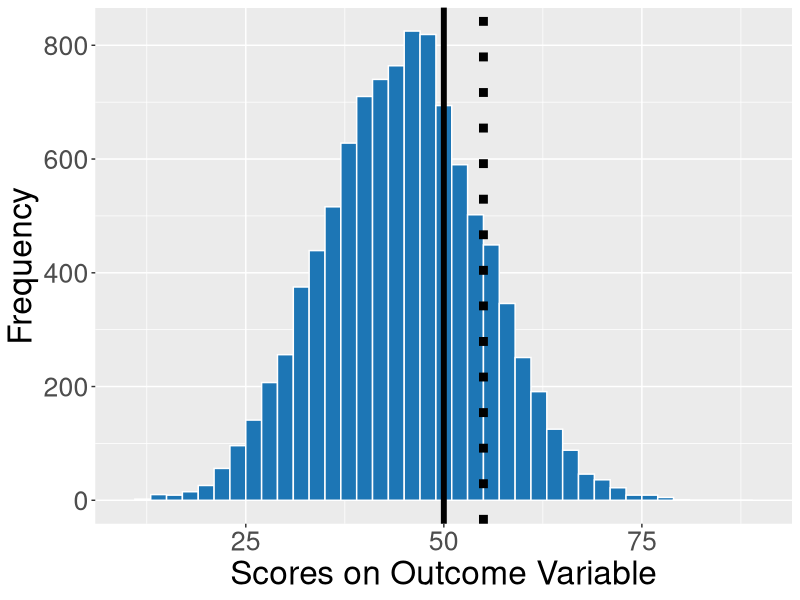
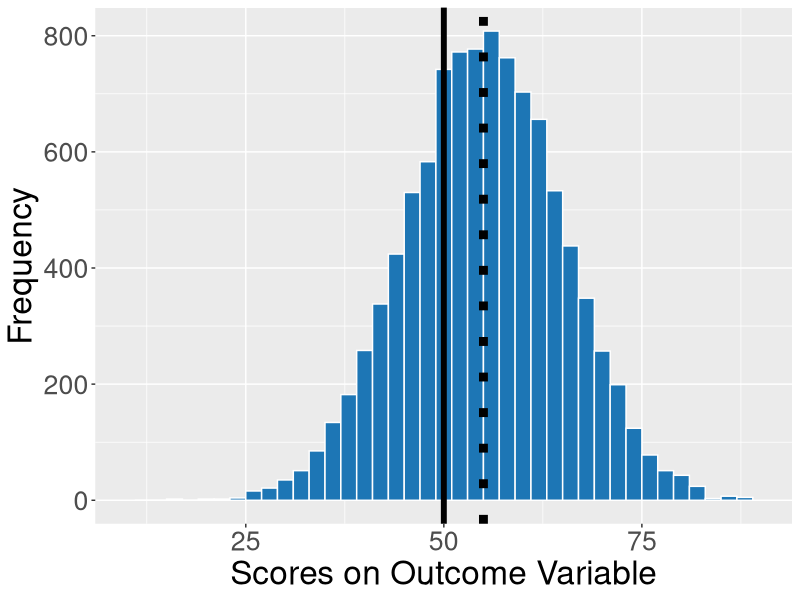
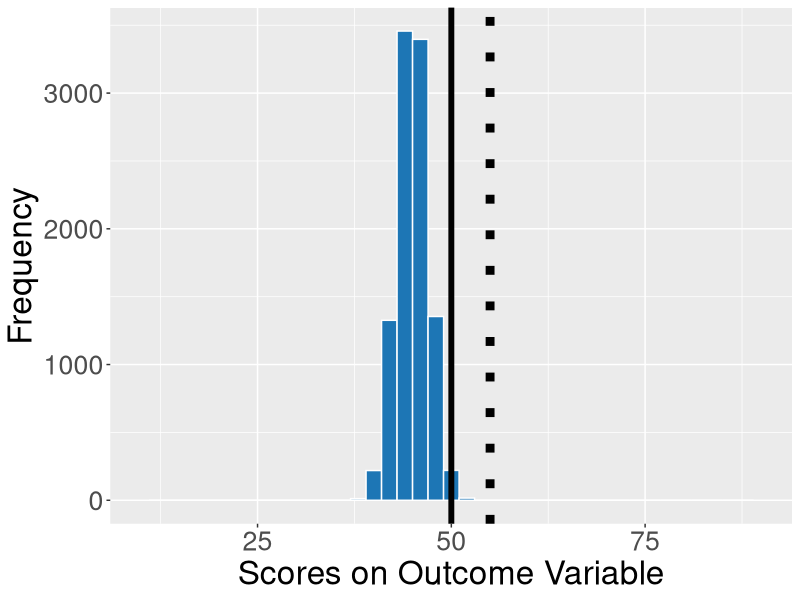
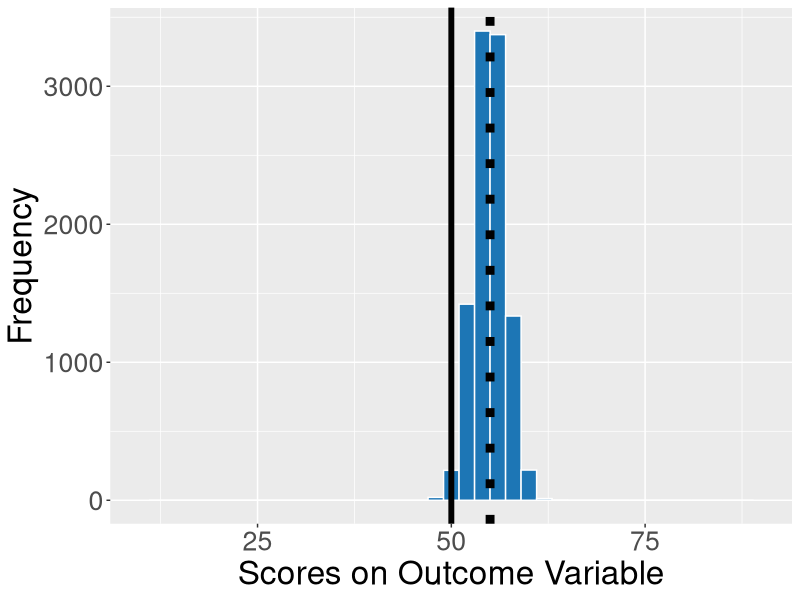
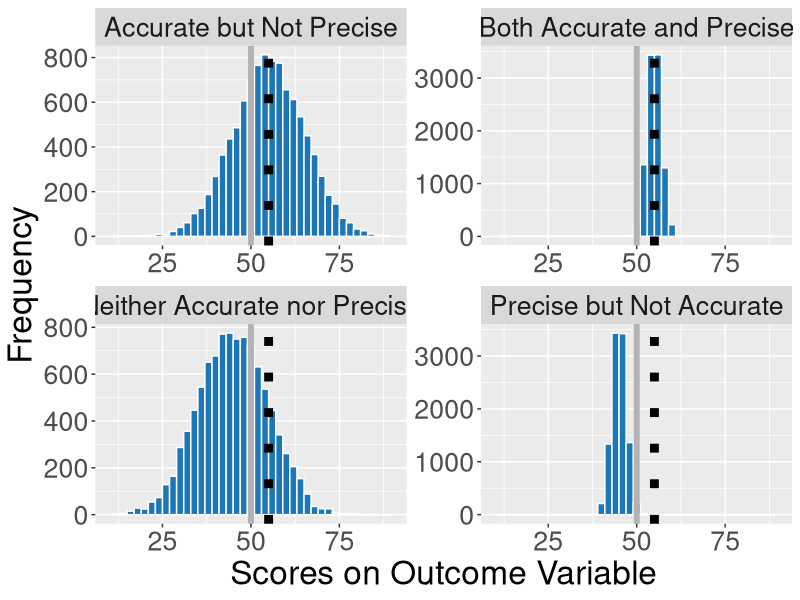
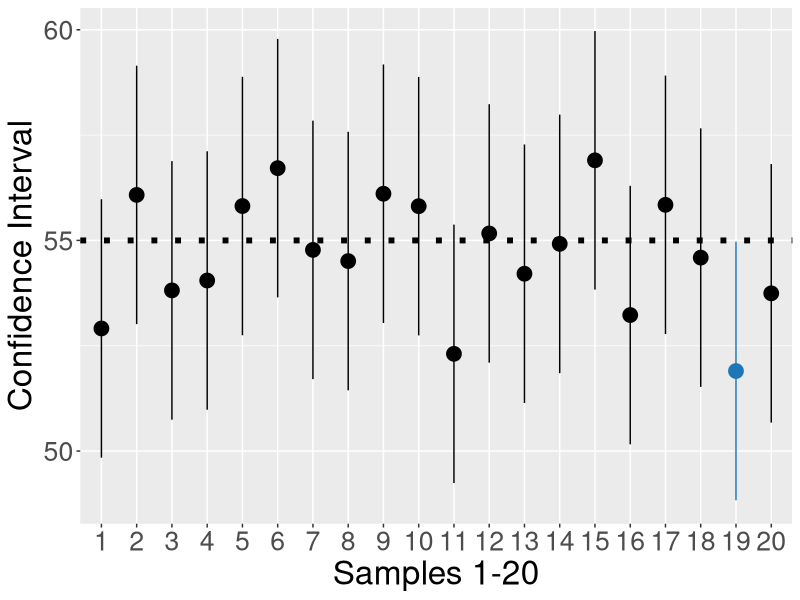
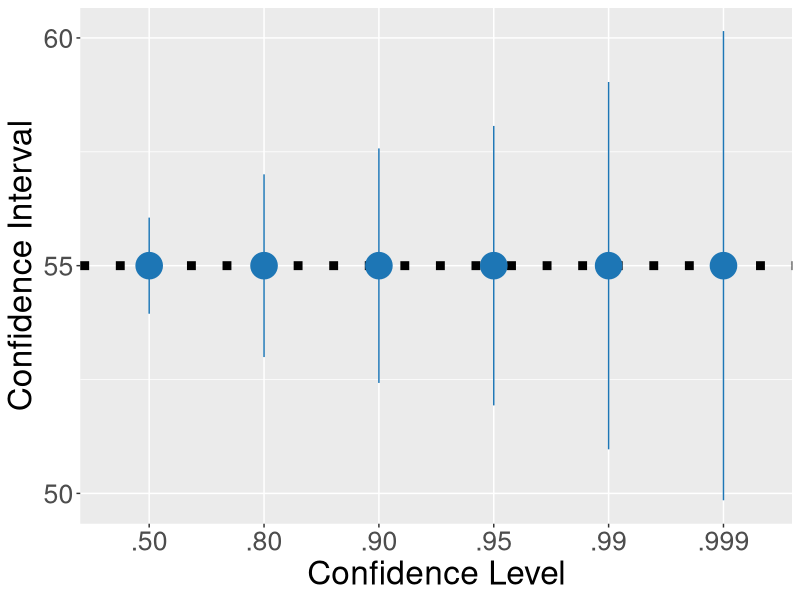
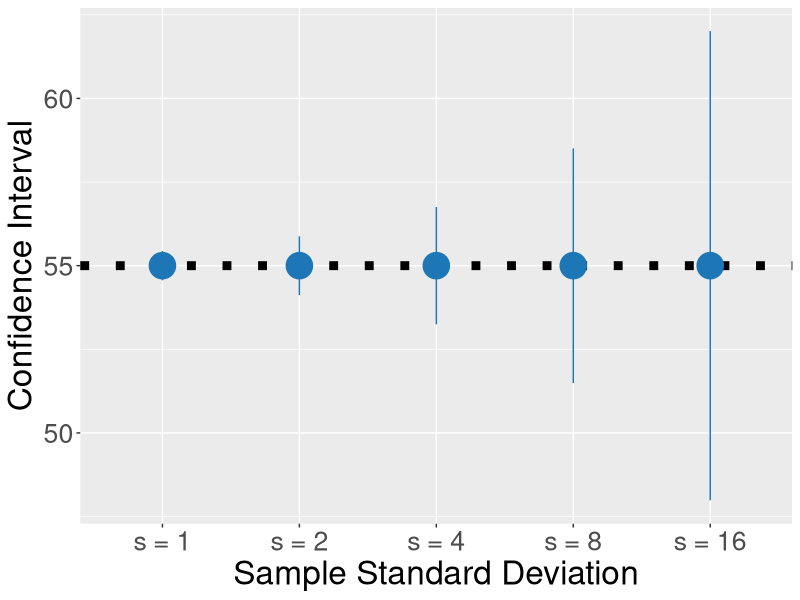

Source code (R) for these figures, in order:
# Confidence Interval

library("ggplot2")


# Histogram that is neither accurate nor precise
x1 <- rnorm(10000, 45, 10)
ggplot(NULL, aes(x = x1)) + 
  geom_histogram(binwidth = 2, fill = "#1D76B5", colour = "white") +
  xlim(10, 90) +
  xlab("Scores on Outcome Variable") +  # Title on Y axis
  ylab("Frequency") +
  theme(text = element_text(size = 24)) +
  geom_vline(xintercept = 55, linetype = "dotted", size = 3) +
  geom_vline(xintercept = 50, linetype = "solid", size = 2)

ggsave("Figure_DSFO_08_03_01_Precision_and_Accuracy_1.png",
       width = 13.5, height = 6, dpi = 200)
#Precision_and_Accuracy_2.png

# Histogram that is accurate but not precise
x2 <- rnorm(10000, 55, 10)
ggplot(NULL, aes(x = x2)) + 
  geom_histogram(binwidth = 2, fill = "#1D76B5", colour = "white") +
  xlim(10, 90) +
  xlab("Scores on Outcome Variable") +  # Title on Y axis
  ylab("Frequency") +
  theme(text = element_text(size = 24)) +
  geom_vline(xintercept = 55, linetype = "dotted", size = 3) +
  geom_vline(xintercept = 50, linetype = "solid", size = 2)

ggsave("Figure_DSFO_08_03_02_Precision_and_Accuracy_2.png",
       width = 13.5, height = 6, dpi = 200)

# Histogram that is precise but not accurate
x3 <- rnorm(10000, 45, 2)
ggplot(NULL, aes(x = x3)) + 
  geom_histogram(binwidth = 2, fill = "#1D76B5", colour = "white") +
  xlim(10, 90) +
  xlab("Scores on Outcome Variable") +  # Title on Y axis
  ylab("Frequency") +
  theme(text = element_text(size = 24)) +
  geom_vline(xintercept = 55, linetype = "dotted", size = 3) +
  geom_vline(xintercept = 50, linetype = "solid", size = 2)

ggsave("Figure_DSFO_08_03_03_Precision_and_Accuracy_3.png",
       width = 13.5, height = 6, dpi = 200)

# Histogram that is both accurate and precise
x4 <- rnorm(10000, 55, 2)
ggplot(NULL, aes(x = x4)) + 
  geom_histogram(binwidth = 2, fill = "#1D76B5", colour = "white") +
  xlim(10, 90) +
  xlab("Scores on Outcome Variable") +  # Title on Y axis
  ylab("Frequency") +
  theme(text = element_text(size = 24)) +
  geom_vline(xintercept = 55, linetype = "dotted", size = 3) +
  geom_vline(xintercept = 50, linetype = "solid", size = 2)

ggsave("Figure_DSFO_08_03_04_Precision_and_Accuracy_4.png",
       width = 13.5, height = 6, dpi = 200)

# Create variables
x1 <- rnorm(10000, 45, 10)
x2 <- rnorm(10000, 55, 10)
x3 <- rnorm(10000, 45, 2)
x4 <- rnorm(10000, 55, 2)

# Join variables into a vector
xbind <- cbind(x1, x2, x3, x4)

# Create empty dataframe
xdf <- data.frame()  # xdf stands for "X dataframe"

# Fill in data frame
rnames <- c("Neither Accurate nor Precise",
            "Accurate but Not Precise",
            "Precise but Not Accurate",
            "Both Accurate and Precise")

for(i in 1:4)
  xdf <- rbind(xdf, 
               data.frame(set = rnames[i], 
                          x = xbind[, i]))

# Plot Data
ggplot(xdf, aes(x = x)) + geom_histogram(binwidth = 2, fill = "#1D76B5", colour = "white") +
  xlim(10, 90) +
  xlab("Scores on Outcome Variable") +  # Title on Y axis
  ylab("Frequency") +
  theme(text = element_text(size = 24)) +
  geom_vline(xintercept = 55,
             linetype = "dotted",
             size = 3) +
  geom_vline(xintercept = 50,
             linetype = "solid",
             size = 2, 
             color = "gray70") +
# Four panels
  facet_wrap(~set, ncol=2, scales = "free")

ggsave("Figure_DSFO_08_03_05_Precision_and_Accuracy_5.png",
       width = 13.5, height = 6, dpi = 200)



# Use
# http://yihui.name/en/2007/10/
# demonstration-of-confidence-intervals-using-r/
# AND http://www.rforge.net/doc/packages/animation/conf.int.html
# Simulated data for 20 groups
m <- 55  # Mean for simulation
s <- 7   # Standard deviation
n <- 20  # Sample size
k <- 20  # Number of samples

llim <- rep(NA,k)
mean <- rep(NA,k)
ulim <- rep(NA,k)
outlier <- rep(FALSE,k)
sn  <- c("1", "2", "3", "4", "5", 
         "6", "7", "8", "9", "10",
         "11", "12", "13", "14", "15",
         "16", "17", "18", "19", "20")
sn <- factor(sn, as.character(sn))


for(i in 1:k) {
  x <- rnorm(n, m, s)
  llim[i] <- mean(x) - qnorm(0.975) * sqrt(s^2 / n)
  mean[i] <- mean(x)
  ulim[i] <- mean(x) + qnorm(0.975) * sqrt(s^2 / n)
  if((llim[i] > m) || (ulim[i] < m)) {
    outlier[i] <- TRUE
  }
}

# Combine vectors into data frame and show results
cl.df <- data.frame(sn, llim, mean, ulim, outlier)
names(cl.df) <- c("sample", "lower", "mean", "upper", "outlier")
# cl.df

# Manually set colors for plot
colors <- c("black", "#1D76B5")
names(colors) <- levels(cl.df$outlier)
colScale <- scale_colour_manual(name = "outlier",values = colors)

# Create plot using "pointrange"
ggplot(cl.df, aes(sample, mean, ymin = lower, ymax = upper )) +
  scale_y_continuous(breaks = c(45, 50, 55, 60, 65)) +
  geom_hline(yintercept = 55, linetype = "dotted", size = 2) +
  geom_pointrange(size = 1, aes(color = outlier)) +
  xlab("Samples 1-20") +
  ylab("Confidence Interval") +
  theme(text = element_text(size = 24)) +
  theme(legend.position = "none") + 
  colScale

ggsave("Figure_DSFO_08_03_06_Precision_and_Accuracy_6.png",
       width = 13.5, height = 6, dpi = 200)

# ======================================================================
# Figure_DSFO_08_03_07_Confidence_level_and_CI.png
# ======================================================================

# Varying the Confidence Level
m <- 55  # Mean for simulation
k <- 6   # Number of samples
s <- 7   # Standard deviation
n <- 20  # Sample size

conf <- c(.50, .80, .90, .95, .99, .999)
llim <- rep(NA, k)
mean <- rep(NA, k)
ulim <- rep(NA, k)
samp <- c(".50", ".80", ".90", ".95", ".99", ".999")
# x <- rnorm(10000, m, s)

for(i in 1:k) {
  llim[i] <- m - qnorm(1 - ((1 - conf[i])/2)) * s/sqrt(n)
  mean[i] <- m
  ulim[i] <- m + qnorm(1 - ((1 - conf[i])/2)) * s/sqrt(n)
}

# Combine vectors into data frame and show results
cl.df <- data.frame(samp, llim, mean, ulim)
names(cl.df) <- c("confidence_level", "lower", "mean", "upper")
cl.df

# Create plot using "pointrange"
ggplot(cl.df, aes(confidence_level,
                  mean,
                  ymin = lower,
                  ymax = upper)) +
  scale_y_continuous(breaks = c(45, 50, 55, 60, 65)) +
  geom_hline(yintercept = 55, linetype = "dotted", size = 3) +
  geom_pointrange(size = 2, colour = "#1D76B5") +
  xlab("Confidence Level") +
  ylab("Confidence Interval") +
  theme(text = element_text(size = 24)) +
  theme(legend.position = "none")

ggsave("Figure_DSFO_08_03_07_Confidence_level_and_CI.png",
       width = 13.5, height = 6, dpi = 200)

# Varying the Confidence Level
m <- 55  # Mean for simulation
k <- 5   # Number of samples

n <- 20  # Sample size

conf <- rep(.95, k)
s  <- c(1, 2, 4, 8, 16) #Changing Standard deviaiton
llim <- rep(NA, k)
mean <- rep(NA, k)
ulim <- rep(NA, k)
samp <- c("s = 1", "s = 2", "s = 4", "s = 8", "s = 16")
samp <- factor(samp, as.character(samp))
# x <- rnorm(10000, m, s)

for(i in 1:k) {
  llim[i] <- m - qnorm(1 - ((1 - conf[i])/2)) * s[i]/sqrt(n)
  mean[i] <- m
  ulim[i] <- m + qnorm(1 - ((1 - conf[i])/2)) * s[i]/sqrt(n)
}

# Combine vectors into data frame and show results
cl.df <- data.frame(samp, llim, mean, ulim)
names(cl.df) <- c("standard_deviation", "lower", "mean", "upper")
cl.df

# Create plot using "pointrange"
ggplot(cl.df, aes(standard_deviation,
                  mean,
                  ymin = lower,
                  ymax = upper,
                  order = upper)) +
  scale_y_continuous(breaks = c(45, 50, 55, 60, 65)) +
  geom_hline(yintercept = 55, linetype = "dotted", size = 3) +
  geom_pointrange(size = 2,
                  colour = "#1D76B5") +
  xlab("Sample Standard Deviation") +
  ylab("Confidence Interval") +
  theme(text = element_text(size = 24)) +
  theme(legend.position = "none")

ggsave("Figure_DSFO_08_03_08_Confidence_level_and_SD.png",
       width = 13.5, height = 6, dpi = 200)

# ======================================================================
# Figure_DSFO_08_03_09_Confidence_level_and_n.png
# ======================================================================

# Varying the Confidence Level
m <- 55  # Mean for simulation
k <- 9   # Number of samples

conf <- rep(.95, k)
s <- rep(7, k)
n <- c(2, 4, 8, 16, 32, 64, 128, 256, 512)
llim <- rep(NA, k)
mean <- rep(NA, k)
ulim <- rep(NA, k)
samp <- c("n = 2", "n = 4", "n = 8", 
          "n = 16", "n = 32", "n = 64",
          "n = 128", "n = 256", "n = 512")
samp <- factor(samp, as.character(samp))
# x <- rnorm(10000, m, s)

for(i in 1:k) {
  llim[i] <- m - qnorm(1 - ((1 - conf[i])/2)) * s[i]/sqrt(n[i])
  mean[i] <- m
  ulim[i] <- m + qnorm(1 - ((1 - conf[i])/2)) * s[i]/sqrt(n[i])
}

# Combine vectors into data frame and show results
cl.df <- data.frame(samp, llim, mean, ulim)
names(cl.df) <- c("sample_size", "lower", "mean", "upper")
cl.df

# Create plot using "pointrange"
ggplot(cl.df, aes(sample_size,
                  mean,
                  ymin = lower,
                  ymax = upper)) +
  scale_y_continuous(breaks = c(45, 50, 55, 60, 65)) +
  geom_hline(yintercept = 55, linetype = "dotted", size = 3) +
  geom_pointrange(size = 2,
                  colour = "#1D76B5") +
  xlab("Sample Size") +
  ylab("Confidence Interval") +
  theme(text = element_text(size = 24)) +
  theme(legend.position = "none")

ggsave("Figure_DSFO_08_03_09_Confidence_level_and_n.png",
       width = 13.5, height = 6, dpi = 200)

